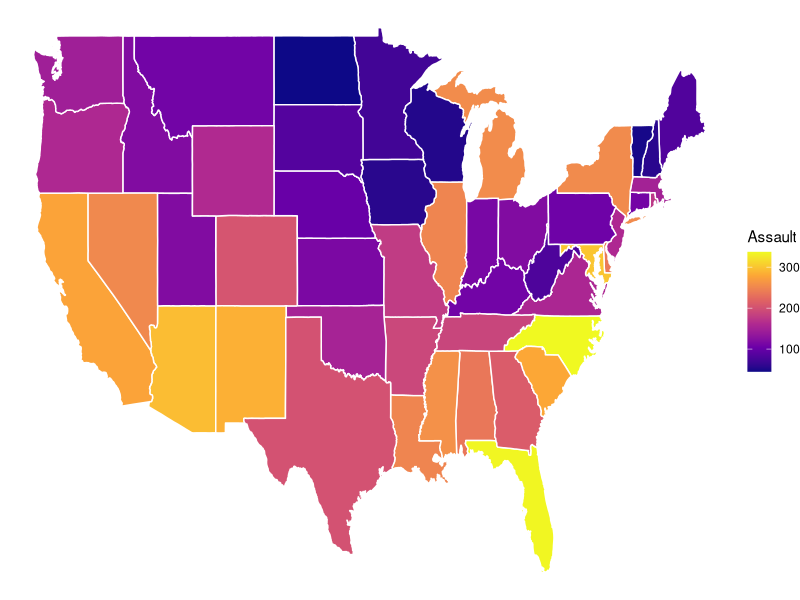

Write R code to recreate this figure.
library(ggplot2)
library(dplyr)
require(maps)
require(viridis)
theme_set(
  theme_void()
)

arrests <- USArrests 
arrests$region <- tolower(rownames(USArrests))
head(arrests)

# Retrieve the states map data and merge with crime data
states_map <- map_data("state")
arrests_map <- left_join(states_map, arrests, by = "region")

# Create the map
ggplot(arrests_map, aes(long, lat, group = group))+
  geom_polygon(aes(fill = Assault), color = "white")+
  scale_fill_viridis_c(option = "C")

